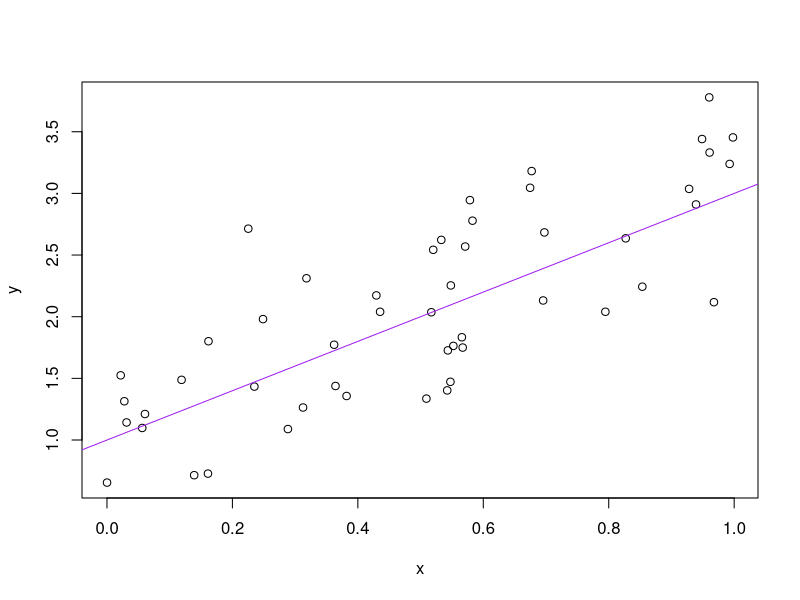

The R script that drew this image:
## ---- chunk 1
 n <- 50
 a <- 1
 b <- 2
 sig_sq <- 0.3
 x <- runif(n)
 y <- a + b*x + rnorm(n, sd = sqrt(sig_sq))
 invisible((avg_x <- mean(x)))
 write(avg_x, "avg_x.txt")
 plot(x,y)
 abline(a,b, col = "purple")
